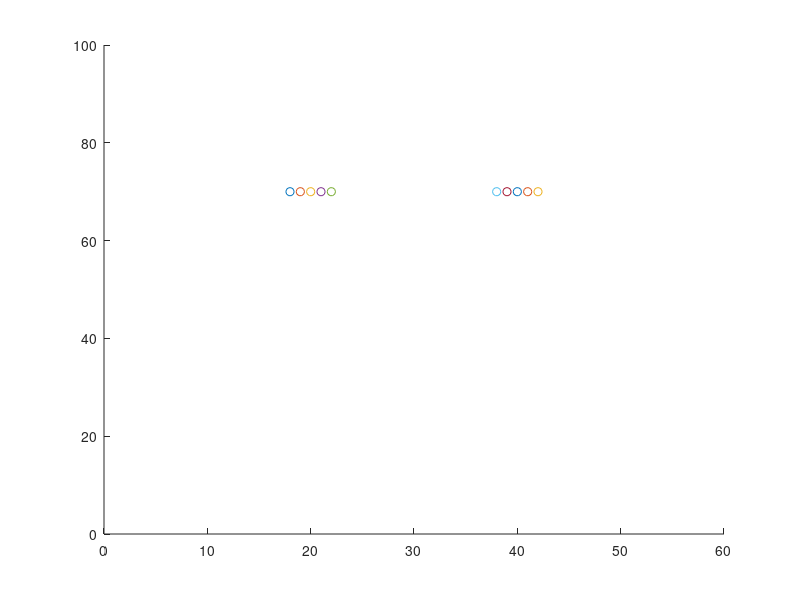

Write the MATLAB code that produced this figure.
function [] = level3()
%%
%level 3
clear, clc;
score=0;
close all;
%static band


hold on
x1=18:22;
y1=70;
p1=plot(x1,y1,'o-');
axis([0 60 0 100])
x2=38:42;
y2=70;
p2=plot(x2,y2,'o-');
axis([0 60 0 100])
xx=30;
yy=1;
dy=1; %change in y
dx=1;
xdir=input('Enter the direction of launch i.e... enter 1 for right or enter -1 for left: \n');
ydir=1;
y4=80;
y3=50;
x3=1:5;
x4=56:60;
add1=1;
add2=-1;
while yy>0
    p3=plot(xx,yy,'o-');
    p4=plot(x3,y3,'*-');
    p5=plot(x4,y4,'*-');
    axis([0 60 0 100])
    pause(0.01);
    xx=xx+dx*xdir;
    yy=yy+dy*ydir;
    x3=x3+add1;
    x4=x4+add2;
    %%
    if (x3(end)>=60)
        add1=-1;
    elseif (x3(1)<=0)
        add1=1;
    elseif (x4(end)>=60)
        add2=-1;
    elseif (x4(1)<=0)
        add2=1;
    end
    %%
    if xx>=60
        xdir=-1;
    end
    if yy>=100
        ydir=-1;
    end
    if xx<=0
        xdir=1;
    end
    %%
    if( yy==y1 && (xx>=x1(1) && xx<=x1(end)))
        ydir=ydir*-1;
        score=score+20;
   
    elseif( yy==y2 && (xx>=x2(1) && xx<=x2(end)))
        ydir=ydir*-1;
        score=score+20;
    
    elseif( yy==y3 && (xx>=x3(1) && xx<=x3(end)))
        ydir=ydir*-1;
        score=score+40;
    
    elseif( yy==y4 && (xx>=x4(1) && xx<=x4(end)))
        ydir=ydir*-1;
        score=score+40;
    end
    
    %%
    set(p3, 'Visible', 'off');
    set(p4, 'Visible', 'off');
    set(p5, 'Visible', 'off');
end


fprintf('Your score is %f \n',score);
end